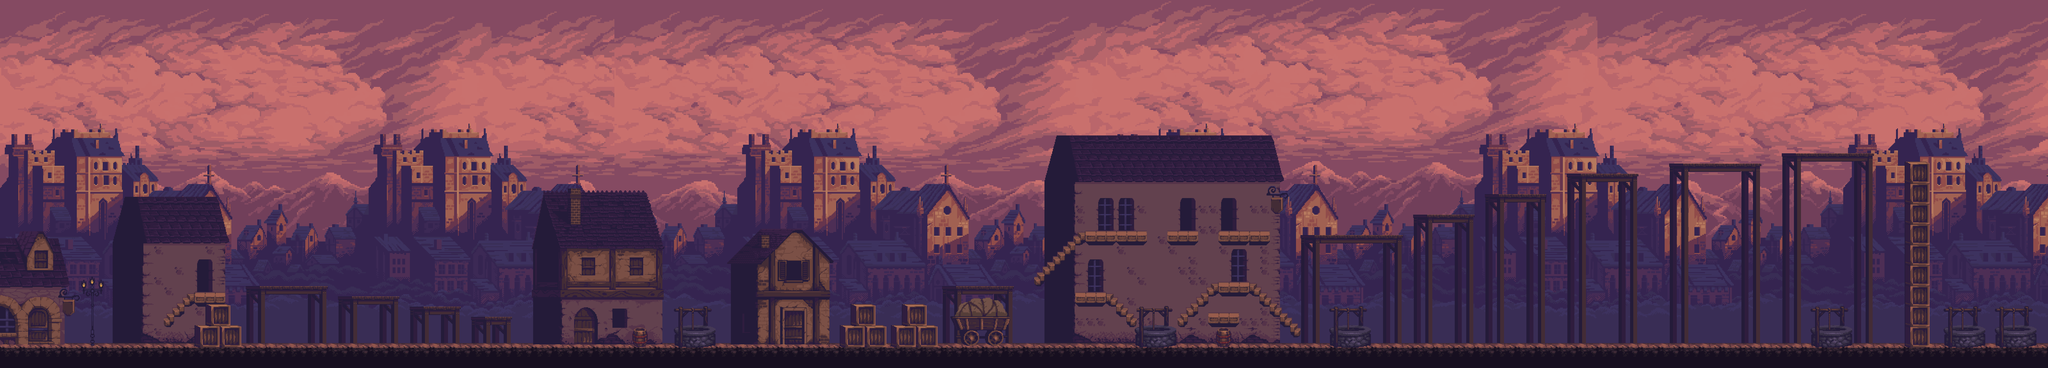

A level layout from a 2D game, rendered from its tile map. Below: a short description, then the map file with tile-grid data replaced by summaries:
An orthogonal 200x36 tile map with 32x32 px tiles, 13 tile layers (Слой тайлов 1, Слой тайлов 2, Слой тайлов 3, Слой тайлов 4, ...), 5 tilesets and 160 objects (4x Граница, 2x книга, Земля, spawn).

<map version="1.2" tiledversion="1.3.1" orientation="orthogonal" renderorder="right-down" compressionlevel="0" width="200" height="36" tilewidth="32" tileheight="32" infinite="0" nextlayerid="22" nextobjectid="228">
 <tileset firstgid="1" name="background3" tilewidth="32" tileheight="32" tilecount="1728" columns="48">
  <image source="../tiles/background3.png" width="1536" height="1152" />
 </tileset>
 <tileset firstgid="1729" name="middleground2" tilewidth="32" tileheight="32" tilecount="972" columns="36">
  <image source="../tiles/middleground2.png" width="1152" height="864" />
 </tileset>
 <tileset firstgid="2701" name="tileset2" tilewidth="32" tileheight="32" tilecount="444" columns="37">
  <image source="../tiles/tileset2.png" width="1184" height="384" />
 </tileset>
 <tileset firstgid="3145" name="houses" tilewidth="32" tileheight="32" tilecount="731" columns="43">
  <image source="../tiles/houses.png" width="1376" height="544" />
 </tileset>
 <tileset firstgid="3876" name="prrrops" tilewidth="32" tileheight="32" tilecount="264" columns="22">
  <image source="../tiles/prrrops.png" width="704" height="384" />
 </tileset>
 <layer id="5" name="Слой тайлов 1" width="200" height="36">
  <data>[7200 cells, 7200 non-empty, 1728 distinct tile ids]</data>
 </layer>
 <layer id="6" name="Слой тайлов 2" width="200" height="36">
  <data>[7200 cells, 5400 non-empty, 972 distinct tile ids]</data>
 </layer>
 <layer id="7" name="Слой тайлов 3" width="200" height="36">
  <data>[7200 cells, 899 non-empty, 178 distinct tile ids]</data>
 </layer>
 <layer id="11" name="Слой тайлов 4" width="200" height="36">
  <data>[7200 cells, 563 non-empty, 547 distinct tile ids]</data>
 </layer>
 <layer id="13" name="Слой тайлов 5" width="200" height="36">
  <data>[7200 cells, 628 non-empty, 177 distinct tile ids]</data>
 </layer>
 <layer id="14" name="Слой тайлов 6" width="200" height="36">
  <data>[7200 cells, 221 non-empty, 89 distinct tile ids]</data>
 </layer>
 <layer id="15" name="Слой тайлов 7" width="200" height="36">
  <data>[7200 cells, 9 non-empty, 9 distinct tile ids]</data>
 </layer>
 <layer id="16" name="Слой тайлов 8" width="200" height="36">
  <data>[7200 cells, 9 non-empty, 9 distinct tile ids]</data>
 </layer>
 <layer id="17" name="Слой тайлов 9" width="200" height="36">
  <data>[7200 cells, 9 non-empty, 9 distinct tile ids]</data>
 </layer>
 <layer id="18" name="Слой тайлов 10" width="200" height="36">
  <data>[7200 cells, 329 non-empty, 24 distinct tile ids]</data>
 </layer>
 <layer id="19" name="Слой тайлов 11" width="200" height="36">
  <data>[7200 cells, 151 non-empty, 52 distinct tile ids]</data>
 </layer>
 <layer id="20" name="Слой тайлов 12" width="200" height="36">
  <data>[7200 cells, 9 non-empty, 9 distinct tile ids]</data>
 </layer>
 <layer id="21" name="Слой тайлов 13" width="200" height="36">
  <data>[7200 cells, 9 non-empty, 9 distinct tile ids]</data>
 </layer>
 <objectgroup color="#55ffff" id="9" name="Triggers" visible="0">
  <object id="62" x="832" y="832" width="32" height="32">
   <properties>
    <property name="enemy" value="yes" />
   </properties>
  </object>
  <object id="67" x="768" y="864" width="32" height="32">
   <properties>
    <property name="reverse" value="yes" />
   </properties>
  </object>
  <object id="68" x="992" y="864" width="32" height="32">
   <properties>
    <property name="reverse" value="yes" />
   </properties>
  </object>
  <object id="75" name="книга" x="544" y="1024" width="32" height="32">
   <properties>
    <property name="book" value="0" />
   </properties>
  </object>
  <object id="76" name="книга" x="640" y="864" width="32" height="32">
   <properties>
    <property name="book" value="1" />
   </properties>
  </object>
  <object id="80" x="1152" y="864" width="32" height="32">
   <properties>
    <property name="enemy" value="yes" />
   </properties>
  </object>
  <object id="81" x="1344" y="896" width="32" height="32">
   <properties>
    <property name="enemy" value="yes" />
   </properties>
  </object>
  <object id="82" x="1504" y="928" width="32" height="32">
   <properties>
    <property name="enemy" value="yes" />
   </properties>
  </object>
  <object id="83" x="1056" y="896" width="32" height="32">
   <properties>
    <property name="reverse" value="yes" />
   </properties>
  </object>
  <object id="84" x="1216" y="896" width="32" height="32">
   <properties>
    <property name="reverse" value="yes" />
   </properties>
  </object>
  <object id="85" x="1280" y="928" width="32" height="32">
   <properties>
    <property name="reverse" value="yes" />
   </properties>
  </object>
  <object id="86" x="1408" y="928" width="32" height="32">
   <properties>
    <property name="reverse" value="yes" />
   </properties>
  </object>
  <object id="87" x="1440" y="960" width="32" height="32">
   <properties>
    <property name="reverse" value="yes" />
   </properties>
  </object>
  <object id="88" x="1600" y="960" width="32" height="32">
   <properties>
    <property name="reverse" value="yes" />
   </properties>
  </object>
  <object id="89" x="849" y="1018" width="32" height="32">
   <properties>
    <property name="enemy" value="yes" />
   </properties>
  </object>
  <object id="90" x="1028" y="1018" width="32" height="32">
   <properties>
    <property name="enemy" value="yes" />
   </properties>
  </object>
  <object id="91" x="1252" y="1018" width="32" height="32">
   <properties>
    <property name="enemy" value="yes" />
   </properties>
  </object>
  <object id="92" x="756.667" y="1046" width="32" height="32">
   <properties>
    <property name="reverse" value="yes" />
   </properties>
  </object>
  <object id="93" x="942.667" y="1048" width="32" height="32">
   <properties>
    <property name="reverse" value="yes" />
   </properties>
  </object>
  <object id="94" x="1148.67" y="1050.67" width="32" height="32">
   <properties>
    <property name="reverse" value="yes" />
   </properties>
  </object>
  <object id="95" x="1538.67" y="1047.33" width="32" height="32">
   <properties>
    <property name="reverse" value="yes" />
   </properties>
  </object>
  <object id="159" x="1760" y="1018" width="32" height="32">
   <properties>
    <property name="enemy" value="yes" />
   </properties>
  </object>
  <object id="160" x="1920" y="1056" width="32" height="32">
   <properties>
    <property name="reverse" value="yes" />
   </properties>
  </object>
  <object id="161" x="2337" y="1018" width="32" height="32">
   <properties>
    <property name="enemy" value="yes" />
   </properties>
  </object>
  <object id="162" x="2517" y="1018" width="32" height="32">
   <properties>
    <property name="enemy" value="yes" />
   </properties>
  </object>
  <object id="163" x="2260" y="1048" width="32" height="32">
   <properties>
    <property name="reverse" value="yes" />
   </properties>
  </object>
  <object id="164" x="2437" y="1055" width="32" height="32">
   <properties>
    <property name="reverse" value="yes" />
   </properties>
  </object>
  <object id="165" x="2587" y="1049" width="32" height="32">
   <properties>
    <property name="reverse" value="yes" />
   </properties>
  </object>
  <object id="166" x="3328" y="1018" width="32" height="32">
   <properties>
    <property name="enemy" value="yes" />
   </properties>
  </object>
  <object id="167" x="2912" y="864" width="32" height="32">
   <properties>
    <property name="reverse" value="yes" />
   </properties>
  </object>
  </objectgroup>
 <objectgroup color="#00ff00" id="2" name="Blocking" visible="0">
  <!-- 92 objects omitted --></objectgroup>
 <objectgroup color="#aa55ff" id="3" name="Spawn" visible="0">
  <!-- 1 objects omitted --></objectgroup>
</map>
<!-- 130 of 160 objects omitted -->